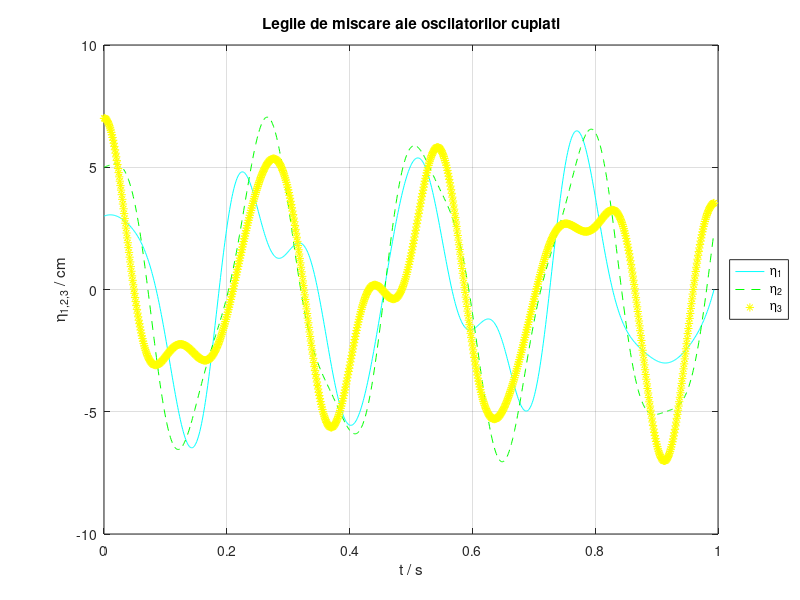

The MATLAB source for this figure:
% Problema oscilatiilor cu 3 grade de libertate
% Problema oscilatorului compus din 3 corpuri si 4 resorturi

clc; clear all; close all


% Definirea unor parametri 

m1=1; m2=1; m3=1; % masele celor trei corpuri [kg]

ka=1000; kb=1000; kc=1000; kd=1000; % constantele elastice ale resorturilor [N/m]


% Stabilirea intervalului de timp pentru studiul miscarii

ti=0;


% Calculam timpi caracteristici ai sistemului folosind formula perioadei oscilatorului elastic armonic:

Ta1=2*pi*sqrt(m1/ka); % perioada proprie a corpului 1 legat de resortul a

Tb1=2*pi*sqrt(m1/kb); % perioada proprie a corpului 1 legat de resortul b

Tb2=2*pi*sqrt(m2/kb); % perioada proprie a corpului 2 legat de resortul b

Tc2=2*pi*sqrt(m2/kc); % perioada proprie a corpului 2 legat de resortul c

Tc3=2*pi*sqrt(m3/kc); % perioada proprie a corpului 3 legat de resortul c

Td3=2*pi*sqrt(m3/kd); % perioada proprie a corpului 3 legat de resortul d

Tmax=max([Ta1 Tb1 Tb2 Tc2 Tc3 Td3]); % cea mai mare dintre perioadele proprii

N1=5;tf=N1*Tmax;

N2=200;dt=Tmax/N2;

t=ti:dt:tf; % vectorul momentelor de timp

N=length(t);


% Conditiile initiale (pozitii si viteze la momentul ti):

etai1=0.03; etai2=0.05; etai3=0.07; % deplasari initiale [m]

vi1=0.1; vi2=0.1; vi3=0; % viteze initiale [m/s]


eta1=zeros(1,N); eta2=zeros(1,N); eta3=zeros(1,N); % prealocare pentru ciclu eficient

eta1(1)=etai1; eta2(1)=etai2; eta3(1)=etai3; % valorile de la pozitia "1" in vectorii eta1 si eta2


% Calculul pozitiilor la momentul t=ti+dt: aproximari bazate pe o miscare uniforma in primul interval dt:

eta1(2)=etai1+vi1*dt; eta2(2)=etai2+vi2*dt; eta3(2)=etai3+vi3*dt; % valorile de la pozitia "2" in vectorii eta1, eta2, eta3


for j=2:N-1 % j=variabila contor 

    %Relatiile de recurenta cuplate, de ordinul II 

    eta1(j+1)=2*eta1(j)-eta1(j-1)-dt^2/m1*(ka*eta1(j)+kb*(eta1(j)-eta2(j)));

    eta2(j+1)=2*eta2(j)-eta2(j-1)-dt^2/m2*(kb*(eta2(j)-eta1(j))-kc*(eta3(j)-eta2(j)));

    eta3(j+1)=2*eta3(j)-eta3(j-1)-dt^2/m3*(kd*eta3(j)+kc*(eta3(j)-eta2(j)));

end


plot(t, 100*eta1, 'c', t, 100*eta2,'--g', t, 100*eta3,'*y') % eta1, eta2, eta3 in cm

xlabel('t / s'); ylabel('\eta_{1,2,3} / cm')

grid

legend('\eta_1','\eta_2', '\eta_3','location','EastOutside')

title('Legile de miscare ale oscilatorilor cuplati')